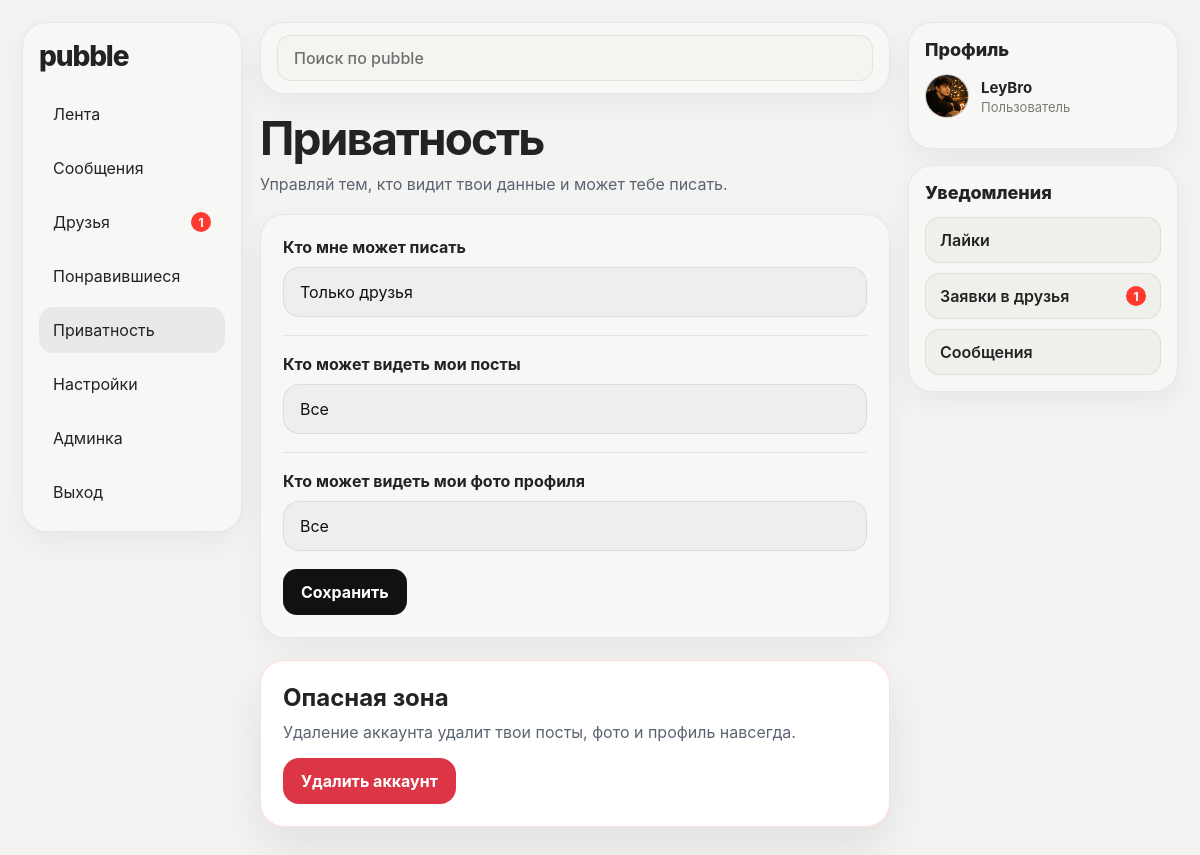
Screenshot of /privacy (signed in) with the database file from the repository.
### tables this page shows
CREATE TABLE users (
            id INTEGER PRIMARY KEY AUTOINCREMENT,
            username TEXT NOT NULL UNIQUE,
            email TEXT NOT NULL UNIQUE,
            password TEXT NOT NULL,
            created_at TIMESTAMP DEFAULT CURRENT_TIMESTAMP
        , bio TEXT DEFAULT '', avatar_url TEXT DEFAULT '', message_privacy TEXT DEFAULT 'everyone', is_profile_private INTEGER DEFAULT 0, hide_posts INTEGER DEFAULT 0, hide_profile_photos INTEGER DEFAULT 0, email_verified INTEGER DEFAULT 0, email_verification_code TEXT DEFAULT '', password_reset_code TEXT DEFAULT '', password_reset_expires TEXT DEFAULT '', posts_visibility TEXT DEFAULT 'everyone', photos_visibility TEXT DEFAULT 'everyone', last_seen_at TIMESTAMP, is_banned INTEGER DEFAULT 0, ban_reason TEXT DEFAULT '', banned_at TIMESTAMP, is_admin INTEGER DEFAULT 0, is_moderator INTEGER DEFAULT 0);

### app.py (the view, shortened to what this page needs)
@app.route("/privacy", methods=["GET", "POST"])
def privacy():
    if not session.get("user_id"):
        flash("Сначала войди в аккаунт")
        return redirect(url_for("login"))
    with get_db_connection() as conn:
        user = conn.execute(
            "SELECT * FROM users WHERE id = ?",
            (session["user_id"],)
        ).fetchone()
        friends_notifications, messages_notifications = get_notifications(conn, session["user_id"])
    return render_template(
        "privacy.html",
        user=user,
        friends_notifications=friends_notifications,
        messages_notifications=messages_notifications
    )

### app.py (called while the page is built)
def update_last_seen(user_id):
    if not user_id:
        return
    with get_db_connection() as conn:
        conn.execute("""
            UPDATE users
            SET last_seen_at = CURRENT_TIMESTAMP
            WHERE id = ?
        """, (user_id,))
        conn.commit()

def get_db_connection():
    conn = sqlite3.connect(DATABASE, timeout=10)
    conn.row_factory = sqlite3.Row
    return conn

def get_notifications(conn, user_id):
    if not user_id:
        return 0, 0
    friends_notifications = conn.execute("""
        SELECT COUNT(*)
        FROM friend_requests
        WHERE receiver_id = ? AND status = 'pending'
    """, (user_id,)).fetchone()[0]
    messages_notifications = conn.execute("""
        SELECT COUNT(*)
        FROM messages
        WHERE is_read = 0
          AND sender_id != ?
          AND conversation_id IN (
              SELECT id FROM conversations
              WHERE user1_id = ? OR user2_id = ?
          )
    """, (user_id, user_id, user_id)).fetchone()[0]
    return friends_notifications, messages_notifications

def is_admin_user(conn, user_id):
    if not user_id:
        return False
    user = conn.execute(
        "SELECT is_admin FROM users WHERE id = ?",
        (user_id,)
    ).fetchone()
    return bool(user and "is_admin" in user.keys() and user["is_admin"] == 1)

def is_moderator_user(conn, user_id):
    if not user_id:
        return False
    user = conn.execute(
        "SELECT is_moderator FROM users WHERE id = ?",
        (user_id,)
    ).fetchone()
    return bool(user and "is_moderator" in user.keys() and user["is_moderator"] == 1)

@app.before_request
def chek_maintenance():
    if MAINTENANCE_MODE:
        return "Сайт на техническом обслуживании.", 503

@app.before_request
def before_request_handler():
    if session.get("user_id"):
        update_last_seen(session["user_id"])

### templates/privacy.html (shortened to what this page needs)
{% extends "base.html" %}
{% block content %}
<div class="settings-page">
    <div class="settings-header">
        <h1>Приватность</h1>
        <p class="settings-subtitle">Управляй тем, кто видит твои данные и может тебе писать.</p>
    </div>
    <form class="settings-card" method="POST">
        <div class="setting-group">
            <label for="message_privacy" class="setting-label">Кто мне может писать</label>
            <select name="message_privacy" id="message_privacy">
                <option value="friends" {% if user.message_privacy == 'friends' %}selected{% endif %}>Только друзья</option>
            </select>
        </div>
        <div class="settings-divider"></div>
        <div class="setting-group">
            <label for="posts_visibility" class="setting-label">Кто может видеть мои посты</label>
            <select name="posts_visibility" id="posts_visibility">
                <option value="everyone" {% if user.posts_visibility == 'everyone' %}selected{% endif %}>Все</option>
            </select>
        </div>
        <div class="settings-divider"></div>
        <div class="setting-group">
            <label for="photos_visibility" class="setting-label">Кто может видеть мои фото профиля</label>
            <select name="photos_visibility" id="photos_visibility">
                <option value="everyone" {% if user.photos_visibility == 'everyone' %}selected{% endif %}>Все</option>
            </select>
        </div>
        <button type="submit" class="save-settings-btn">Сохранить</button>
    </form>
    <div class="danger-zone">
        <h2>Опасная зона</h2>
        <p>Удаление аккаунта удалит твои посты, фото и профиль навсегда.</p>
        <form method="POST" action="/delete-account" onsubmit="return confirm('Ты точно хочешь удалить аккаунт? Это действие нельзя отменить.')">
            <button type="submit" class="danger-zone-button">Удалить аккаунт</button>
        </form>
    </div>
</div>
{% endblock %}

### templates/base.html (shortened to what this page needs)
{% set current_theme = session.get('theme', 'light') %}
{% set is_auth_page = request.path in ['/login', '/register', '/forgot-password'] %}
{% set is_chat_page = request.path.startswith('/messages/') %}
{% set is_logged_in = session.get('user_id') %}
<!DOCTYPE html>
<html lang="ru" data-theme="{{ current_theme }}">
<head>
    <link rel="stylesheet" href="{{ url_for('static', filename='style.css') }}">
</head>
<body class="{% if is_chat_page %}chat-body{% endif %}">
    {% if is_logged_in and not is_auth_page and not is_chat_page %}
        <div class="desktop-shell">
            <aside class="desktop-sidebar">
                <div class="desktop-sidebar-card">
                    <a class="desktop-logo" href="/">pubble</a>
                    <nav class="desktop-nav">
                        <a href="/" class="desktop-nav-link {% if request.path == '/' and request.args.get('tab') != 'popular' %}active{% endif %}">Лента</a>
                        <a href="/messages" class="desktop-nav-link {% if request.path.startswith('/messages') %}active{% endif %}">
                            <span>Сообщения</span>
                        </a>
                        <a href="/friends" class="desktop-nav-link {% if request.path == '/friends' %}active{% endif %}">
                            <span>Друзья</span>
                            {% if friends_notifications > 0 %}
                                <span class="desktop-nav-badge">{{ friends_notifications }}</span>
                            {% endif %}
                        </a>
                        <a href="/liked" class="desktop-nav-link {% if request.path == '/liked' %}active{% endif %}">Понравившиеся</a>
                        <a href="/privacy" class="desktop-nav-link {% if request.path == '/privacy' %}active{% endif %}">Приватность</a>
                        <a href="/settings" class="desktop-nav-link {% if request.path == '/settings' %}active{% endif %}">Настройки</a>
                        {% if is_admin %}
                            <a href="/admin" class="desktop-nav-link {% if request.path.startswith('/admin') %}active{% endif %}">
                                Админка
                            </a>
                        {% endif %}
                        <a href="/logout" class="desktop-nav-link">Выход</a>
                    </nav>
                </div>
            </aside>
            <div class="desktop-main-column">
                <header class="desktop-topbar">
                    <form class="desktop-search" method="GET" action="/search">
                        <input
                            type="text"
                            name="q"
                            placeholder="Поиск по pubble"
                            value="{{ request.args.get('q', '') }}"
                        >
                    </form>
                </header>
                <main class="desktop-content">
    {% else %}
                <main class="page-wrap {% if is_chat_page %}chat-page-wrap{% elif is_auth_page %}auth-clean-wrap{% else %}guest-clean-wrap{% endif %}">
    {% endif %}
                    {% block content %}{% endblock %}
                </main>
    {% if is_logged_in and not is_auth_page and not is_chat_page %}
            </div>
            <aside class="desktop-rightbar">
                <div class="desktop-side-card profile-side-card">
                    <h3 class="desktop-side-title">Профиль</h3>
                    <a class="profile-side-user" href="/profile/{{ session.get('username') }}">
                        <img
                            src="{{ url_for('static', filename=(session.get('avatar_url') or 'default-avatar.jpg')) }}"
                            alt="avatar"
                            class="profile-side-avatar"
                        >
                        <div class="profile-side-meta">
                            <strong>{{ session.get('username') }}</strong>
                            <span>{{ session.get('full_name') or 'Пользователь' }}</span>
                        </div>
                    </a>
                </div>
                <div class="desktop-side-card notifications-side-card">
                    <h3 class="desktop-side-title">Уведомления</h3>
                    <div class="notify-accordion">
                        <button class="notify-accordion-toggle" type="button" data-accordion-target="likesBox">
                            <span>Лайки</span>
                        </button>
                    </div>
                    <div class="notify-accordion">
                        <button class="notify-accordion-toggle" type="button" data-accordion-target="friendsBox">
                            <span>Заявки в друзья</span>
                            {% if friends_notifications > 0 %}
                                <span class="notify-count">{{ friends_notifications }}</span>
                            {% endif %}
                        </button>
                    </div>
                    <div class="notify-accordion">
                        <button class="notify-accordion-toggle" type="button" data-accordion-target="messagesBox">
                            <span>Сообщения</span>
                        </button>
                    </div>
                </div>
            </aside>
        </div>
    {% endif %}
</body>
</html>

### rows the page displays
users: message_privacy "Только друзья", posts_visibility "Все", photos_visibility "Все", get "LeyBro"

### other values shown
{{ friends_notifications }} "1"
{{ session.get('full_name') or 'Пользователь' }} "Пользователь"
